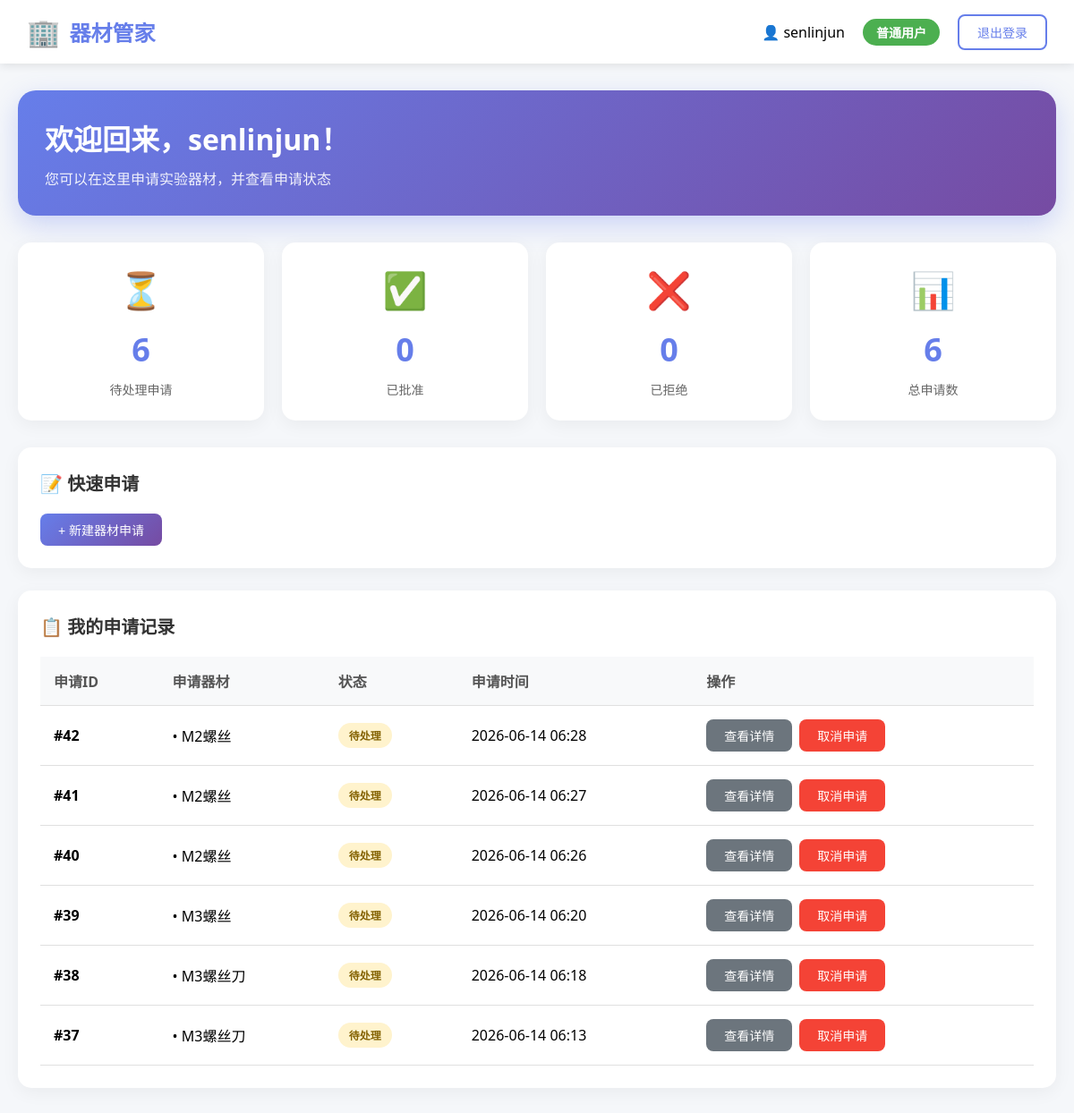
The page /user (signed in) on the database as committed earlier.
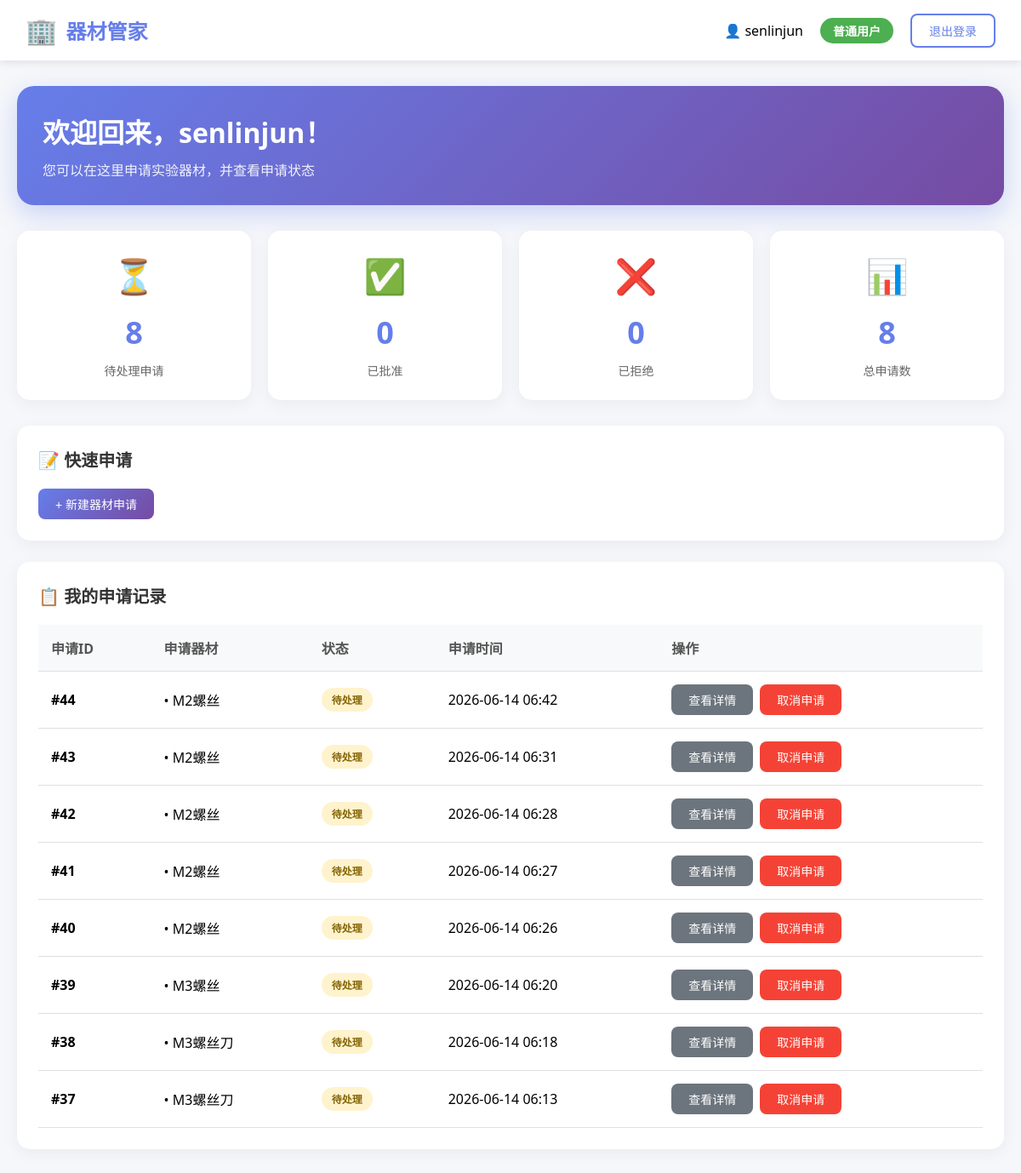
The same page on the database as committed later.
### tables this page shows
CREATE TABLE applications (
            id INTEGER PRIMARY KEY AUTOINCREMENT,
            user_id INTEGER NOT NULL,
            equipment_name TEXT NOT NULL,
            quantity TEXT,
            photos TEXT,
            purpose TEXT NOT NULL,
            expected_date DATE,
            status TEXT DEFAULT 'pending',
            reject_reason TEXT,
            created_at TIMESTAMP DEFAULT CURRENT_TIMESTAMP, cabinet_id INTEGER,
            FOREIGN KEY (user_id) REFERENCES users (id)
        );

### start.py (the view)
@app.route('/user')
def user_panel():
    if 'user_id' not in session or session.get('role') != 'user':
        return redirect(url_for('login_page'))
    conn = get_db()
    applications = conn.execute('''
        SELECT * FROM applications
        WHERE user_id = ?
        ORDER BY created_at DESC
    ''', (session['user_id'],)).fetchall()
    pending_count = sum(1 for app in applications if app['status'] == 'pending')
    approved_count = sum(1 for app in applications if app['status'] == 'approved')
    rejected_count = sum(1 for app in applications if app['status'] == 'rejected')
    cabinets = conn.execute('''
        SELECT c.*, GROUP_CONCAT(cc.component_name, ', ') as components
        FROM cabinets c
        LEFT JOIN cabinet_components cc ON c.id = cc.cabinet_id
        GROUP BY c.id
        ORDER BY c.cabinet_number
    ''').fetchall()
    conn.close()
    applications_list = [dict(app) for app in applications]
    cabinets_list = [dict(c) for c in cabinets]
    return render_template('user.html',
                         applications=applications,
                         applications_json=json.dumps(applications_list),
                         cabinets=cabinets,
                         cabinets_json=json.dumps(cabinets_list),
                         pending_count=pending_count,
                         approved_count=approved_count,
                         rejected_count=rejected_count,
                         total_count=len(applications))

### start.py (called while the page is built)
def get_db():
    conn = sqlite3.connect(DATABASE)
    conn.row_factory = sqlite3.Row
    return conn

### templates/user.html (shortened to what the changed rows need)
<!DOCTYPE html>
<html lang="zh">
<head>
</head>
<body>
    <div class="navbar">
        <div class="logo">
            <h2>器材管家</h2>
        </div>
    </div>
    <div class="container">
        <div class="welcome-card">
            <h1>欢迎回来，{{ session.username }}！</h1>
        </div>
        <div class="stats-grid">
            <div class="stat-card">
                <div class="stat-icon">⏳</div>
                <div class="stat-number">{{ pending_count }}</div>
                <div class="stat-label">待处理申请</div>
            </div>
            <div class="stat-card">
                <div class="stat-icon">📊</div>
                <div class="stat-number">{{ total_count }}</div>
                <div class="stat-label">总申请数</div>
            </div>
        </div>
        <div class="card">
            <div class="table-container">
                {% if applications %}
                <table>
                    <thead>
                        <tr>
                            <th>申请ID</th>
                            <th>申请器材</th>
                            <th>状态</th>
                            <th>申请时间</th>
                            <th>操作</th>
                        </tr>
                    </thead>
                    <tbody>
                        {% for app in applications %}
                        <tr>
                            <td><strong>#{{ app.id }}</strong></td>
                            <td>
                                {% set equipment_list = app.equipment_name.split('|||') %}
                                {% for eq in equipment_list %}
                                <div>• {{ eq }}</div>
                                {% endfor %}
                            </td>
                            <td>
                                <span class="status-badge status-{{ app.status }}">
                                    {% if app.status == 'pending' %}
                                        待处理
                                    {% elif app.status == 'approved' %}
                                        已批准
                                    {% elif app.status == 'rejected' %}
                                        已拒绝
                                    {% else %}
                                        {{ app.status }}
                                    {% endif %}
                                </span>
                            </td>
                            <td>{{ app.created_at[:16] }}</td>
                            <td>
                                <div class="action-buttons">
                                    <button class="btn btn-secondary" onclick="showDetail({{ app.id }})">
                                        查看详情
                                    </button>
                                    {% if app.status == 'pending' %}
                                    <form method="POST" action="/cancel/{{ app.id }}" style="display: inline;" onsubmit="return confirm('确定要取消这个申请吗？');">
                                        <button type="submit" class="btn btn-danger">取消申请</button>
                                    </form>
                                    {% endif %}
                                </div>
                            </td>
                        </tr>
                        {% endfor %}
                    </tbody>
                </table>
                {% else %}
                <div class="empty-state">
                    <div class="icon">📭</div>
                    <p>暂无申请记录</p>
                    <p style="font-size: 14px; margin-top: 10px;">点击上方按钮申请器材</p>
                </div>
                {% endif %}
            </div>
        </div>
    </div>
</body>
</html>

Rows that differ between the two databases and show on the page:
added applications: id "44", equipment_name "M2螺丝", status "待处理", created_at "2026-06-14 06:42"
added applications: id "43", equipment_name "M2螺丝", status "待处理", created_at "2026-06-14 06:31"
Other text that changed with them:
{{ pending_count }}: "6" → "8"
{{ total_count }}: "6" → "8"
